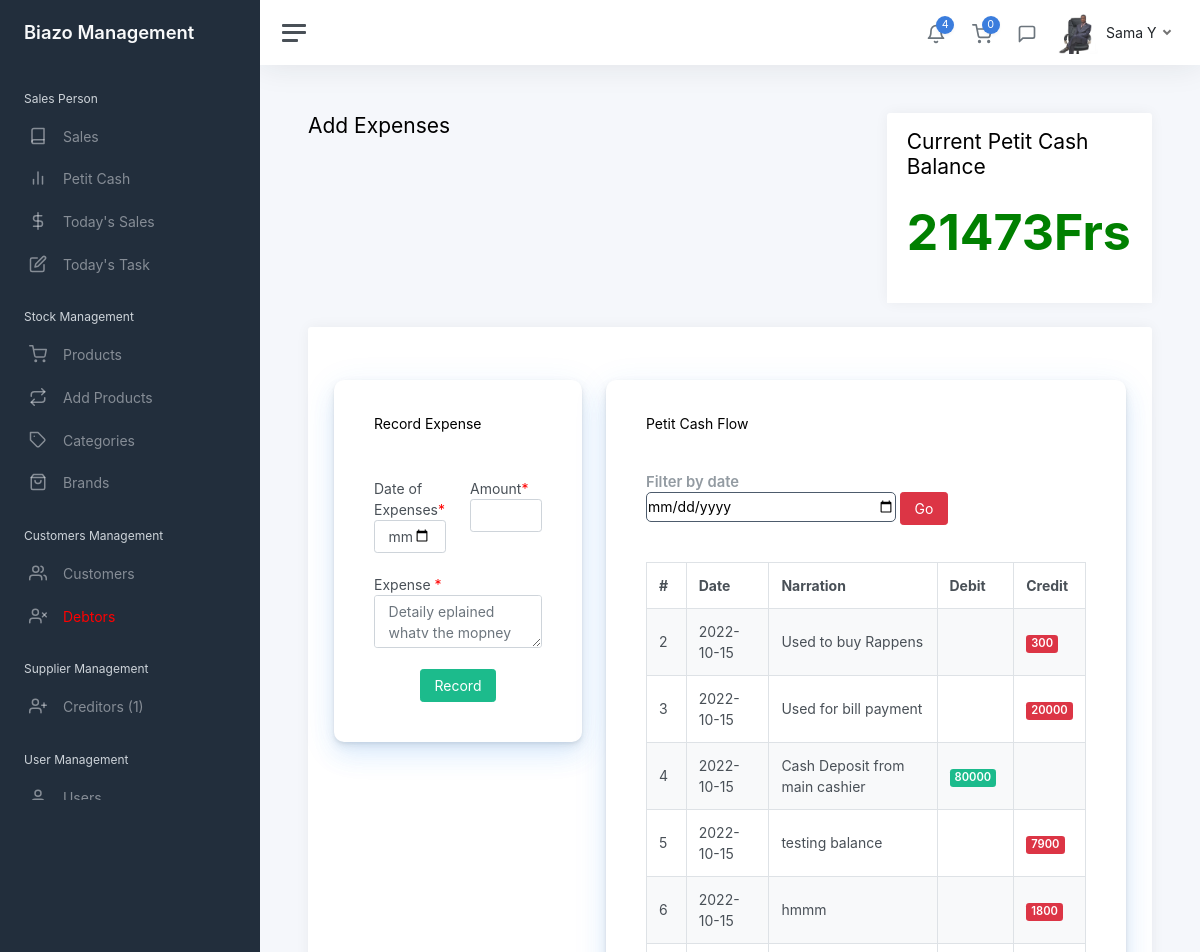
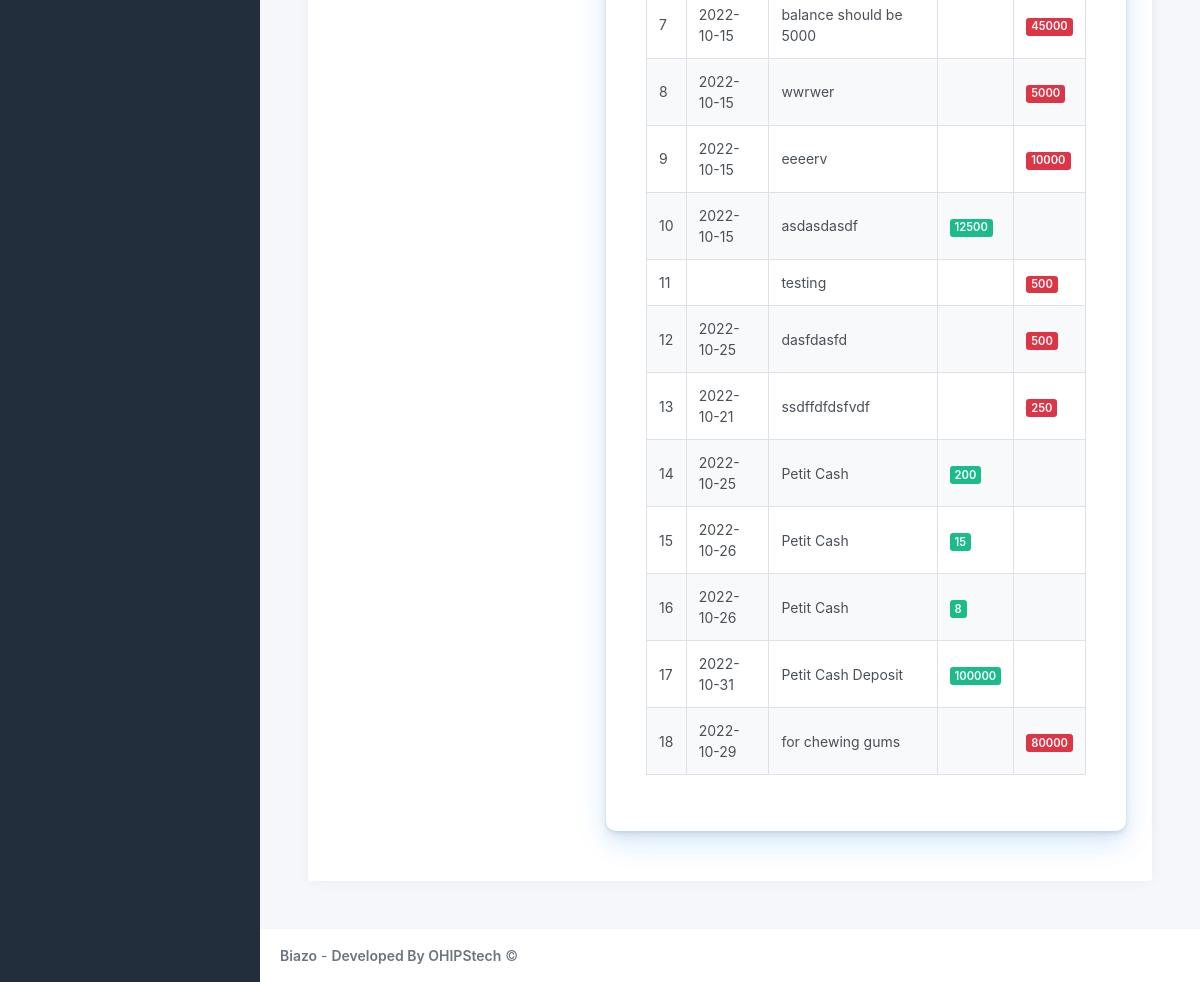
Page /admin/petit_cash.php (signed in) on the committed database (2 pictures, top to bottom).
### tables this page shows
CREATE TABLE `users` (
  `id` int(11) NOT NULL,
  `member_name` varchar(255) NOT NULL,
  `position` varchar(255) NOT NULL,
  `dob` date NOT NULL,
  `country` varchar(255) NOT NULL,
  `gender` varchar(255) NOT NULL,
  `address` varchar(255) NOT NULL,
  `hobbies` varchar(255) NOT NULL,
  `id_no` varchar(255) NOT NULL,
  `start_date` varchar(255) NOT NULL,
  `code` varchar(20) NOT NULL,
  `phone` varchar(20) NOT NULL,
  `image` mediumblob NOT NULL,
  `employee_id` mediumblob NOT NULL,
  `employee_application` varchar(255) NOT NULL,
  `surety_name` varchar(255) NOT NULL,
  `surety_occupation` varchar(255) NOT NULL,
  `surety_phone` varchar(50) NOT NULL,
  `surety_id` varchar(255) NOT NULL,
  `surety_relationship` varchar(50) NOT NULL,
  `surety_address` varchar(50) NOT NULL,
  `surety_agreement` varchar(50) NOT NULL,
  `username` varchar(100) NOT NULL,
  `password` varchar(255) NOT NULL,
  `other` varchar(255) NOT NULL,
  `isUser` int(255) NOT NULL
);

CREATE TABLE `petit_cash` (
  `id` int(11) NOT NULL,
  `exp_date` varchar(255) NOT NULL,
  `exp_amount` varchar(255) NOT NULL,
  `exp_description` varchar(400) NOT NULL,
  `is_debit` varchar(10) NOT NULL,
  `is_credit` varchar(10) NOT NULL,
  `balance` varchar(400) NOT NULL,
  `others` varchar(300) NOT NULL
);

### admin/petit_cash.php (the view, shortened to what this page needs)
<?php
	include "includes/head.php";
	include "includes/sidebar.php";
	include 'database/config2.php';
	if($_GET['filter'] > 0){
		$get_date = $_GET['filter'];
		$memquery = "SELECT * FROM petit_cash WHERE exp_date = '$get_date'";
		$memstmt = $conn->prepare($memquery);
		$memstmt->execute();
		$memnum = $memstmt->rowCount();
	}else{
		$memquery = "SELECT * FROM petit_cash";
		$memstmt = $conn->prepare($memquery);
		$memstmt->execute();
		$memnum = $memstmt->rowCount();
	}
	$is_debit_qry = "SELECT SUM(exp_amount) FROM petit_cash WHERE is_debit=1";
	$is_debit = $conn->prepare($is_debit_qry);
	$is_debit->execute();
	$is_debit_sum = $is_debit->fetch(PDO::FETCH_ASSOC);
	$is_debit_total = $is_debit_sum['SUM(exp_amount)'];
	$is_credit_qry = "SELECT SUM(exp_amount) FROM petit_cash WHERE is_credit=1";
	$is_credit = $conn->prepare($is_credit_qry);
	$is_credit->execute();
	$is_credit_sum = $is_credit->fetch(PDO::FETCH_ASSOC);
	$is_credit_total = $is_credit_sum['SUM(exp_amount)'];
	$balance = $is_debit_total - $is_credit_total;
?>
<main class="content">
	<div class="container-fluid p-0">
		<div class="row">
			<div class="col col-md-4">
				<h1 class="h3 mb-3">Add Expenses</h1>
			</div>
			<div class="col col-md-4">
			</div>
			<div class="col col-md-4">
				<div class="card">
					<div class="card-header">
						<h1 class="h3 mb-3">Current Petit Cash Balance</h1>
						<p style="font-weight:700; font-size:50px; color:green"><?php echo $balance;?>Frs</p>
					</div>
				</div>
			</div>
		</div>
		<div class="row">
			<div class="col-12">
				<div class="card">
					<div class="card-header">
					</div>
					<div class="card-body">
						<div class="container-fluid">
							<div class="row">
								<div class="col col-md-4">
									<div class="homeCard">
										<div class="card-content">
											<div class="card-header"><h5><i class="fas fa-list"></i> Record Expense</h5></div>
											<div class="card-body">
												<form action="includes/server.php" method="POST">
                                                    <div class="row">
                                                        <div class="col col-md-6">
                                                            <label for="exp_date">Date of Expenses<span style="color:red">*</span></label>
                                                            <input type="date" name="ex_pdate" class="form-control" required>
                                                        </div>
                                                        <div class="col col-md-6">
                                                            <label for="exp_amount">Amount<span style="color:red">*</span></label>
                                                            <input type="number" name="exp_amount" class="form-control" required>
                                                        </div>
                                                    </div>
                                                    <br>
													<div class="row">
														<div class="col col-sm-12">
                                                            <label for="exp_description">Expense <span style="color:red">*</span></label>
															<textarea row="" col="" type="text" name="exp_description" placeholder="Detaily eplained whatv the mopney was used for " required class="form-control"></textarea>
														</div>
													</div>
													<br>
													<div class="text-center">
														<button name="create_expense" type="submit" class="btn btn-success">Record</button>
													</div>
												</form>
											</div>
										</div>
									</div>
								</div>
								<div class="col col-md-8">
									<div class="homeCard">
										<div class="card-content">
											<div class="card-header"><h5>Petit Cash Flow</h5></div>
												<div class="card-header">
													<h5 class="card-title mb-0">Filter by date</h5>
													<form action="#" method="GET">
														<input name="filter" type="date" style="border-radius:5px; border:1px solid #4d5b6c; width:250px; height:30px">
														<button type="submit" class="btn btn-danger">Go</button>
													</form>
												</div>
											<div class="card-body">
												<?php
													if($memnum > 0 ){
														echo "
														<table id='table' class='table table-bordered table-striped'>
														<thead>
															<tr>
																<th scope='col'>#</th>
																<th scope='col'>Date</th>
																<th scope='col'>Narration</th>
																<th scope='col'>Debit</th>
																<th scope='col'>Credit</th>
															</tr>
														</thead>
														<tbody>
														";
													}
													while($memrow = $memstmt->fetch(PDO::FETCH_ASSOC)){
														echo "
															<tr>
																<td>{$memrow['id']}</td>
																<td>{$memrow['exp_date']}</td>
																<td>{$memrow['exp_description']}</td>
																<td>";
																	if($memrow['is_debit'] == 1){
																		echo "<span class='badge bg-success'>{$memrow['exp_amount']}</span>";
																	}
														echo   "</td>
																<td>";
																	if($memrow['is_credit'] == 1){
																		echo "<span class='badge bg-danger'>{$memrow['exp_amount']}</span>";
																	}
														echo	"</td>
															</tr>
														";
													}
												?>
													</tbody>
												</table>
											</div>
										</div>
									</div>
								</div>
							</div>
						</div>
					</div>
				</div>
			</div>
		</div>
	</div>
</main>
<?php
	include "includes/footer.php";
?>

### admin/includes/sidebar.php (shortened to what this page needs)
<?php
include 'database/config.php';
$user = $_SESSION['username'];
$query = "SELECT * from users WHERE username = '$user' LIMIT 1";
$result = mysqli_query($conn, $query);
$row = mysqli_fetch_assoc($result);
?>
<div class="wrapper">
		<nav id="sidebar" class="sidebar js-sidebar">
			<div class="sidebar-content js-simplebar">
				<a class="sidebar-brand" href="index.php">
					<span class="align-middle">Biazo Management</span>
				</a>
				<ul class="sidebar-nav">
					<li class="sidebar-header">
						Sales Person
					</li>
					<li class="sidebar-item">
						<a class="sidebar-link" href="index.php?salesresult=">
							<i class="align-middle" data-feather="book"></i> <span class="align-middle">Sales</span>
						</a>
					</li>
					<li class="sidebar-item">
						<a class="sidebar-link" href="petit_cash.php?salesresult=">
							<i class="align-middle" data-feather="bar-chart-2"></i> <span class="align-middle">Petit Cash</span>
						</a>
					</li>
					<li class="sidebar-item">
						<a class="sidebar-link" href="today_sales.php">
							<i class="align-middle" data-feather="dollar-sign"></i> <span class="align-middle">Today's Sales</span>
						</a>
					</li>
					<li class="sidebar-item">
						<a class="sidebar-link" href="todays_task.php">
							<i class="align-middle" data-feather="edit"></i> <span class="align-middle">Today's Task</span>
						</a>
					</li>
					<li class="sidebar-header">
						Stock Management
					</li>
					<li class="sidebar-item">
						<a class="sidebar-link" href="products.php">
							<i class="align-middle" data-feather="shopping-cart"></i> <span class="align-middle">Products</span>
						</a>
					</li>
					<li class="sidebar-item">
						<a class="sidebar-link" href="add_prd.php">
							<i class="align-middle" data-feather="repeat"></i> <span class="align-middle">Add Products</span>
						</a>
					</li>
					<li class="sidebar-item">
						<a class="sidebar-link" href="add_cat.php?result=">
							<i class="align-middle" data-feather="tag"></i> <span class="align-middle">Categories</span>
						</a>
					</li>
					<li class="sidebar-item">
						<a class="sidebar-link" href="add_brands.php?result=">
							<i class="align-middle" data-feather="shopping-bag"></i> <span class="align-middle">Brands</span>
						</a>
					</li>
					<li class="sidebar-header">
						Customers Management
					</li>
					<li class="sidebar-item">
						<a class="sidebar-link" href="customers.php?registration">
							<i class="align-middle" data-feather="users"></i> <span class="align-middle">Customers</span>
						</a>
					</li>
					<?php
						 include 'database/config2.php';
						 $id_query = "SELECT * FROM debtors";
						 $id_stm = $conn->prepare($id_query);
						 $id_stm->execute();
						 $id_D = $id_stm->fetch(PDO::FETCH_ASSOC);
						 $D_H = $id_D['debtor_id'];
					?>
					<li class="sidebar-item">
						<a class="sidebar-link" style="color:red" href="debtors.php?id=<?php echo $D_H;?>">
							<i class="align-middle" data-feather="user-x"></i> <span class="align-middle">Debtors</span>
						</a>
					</li>
					<li class="sidebar-header">
						Supplier Management
					</li>
					<li class="sidebar-item">
						<?php
						$mm = "SELECT * FROM creditors WHERE balance > 0";
						$aa = $conn->prepare($mm);
						$aa->execute();
						$aacount = $aa->rowCount();
						?>
						<a class="sidebar-link" href="add_spply.php">
							<i class="align-middle" data-feather="user-plus"></i> <span class="align-middle">Creditors (<?php echo $aacount; ?>)</span>
						</a>
					</li>
					<li class="sidebar-header">
						User Management
					</li>
					<li class="sidebar-item">
						<a class="sidebar-link" href="users.php">
							<i class="align-middle" data-feather="user"></i> <span class="align-middle">Users</span>
						</a>
					</li>
				</ul>
			</div>
		</nav>
		<div class="main">
			<nav class="navbar navbar-expand navbar-light navbar-bg">
				<a class="sidebar-toggle js-sidebar-toggle">
					<i class="hamburger align-self-center"></i>
				</a>
				<div class="navbar-collapse collapse">
					<ul class="navbar-nav navbar-align">
						<li class="nav-item dropdown">
							<a class="nav-icon dropdown-toggle" href="#" id="alertsDropdown" data-bs-toggle="dropdown">
								<div class="position-relative">
									<i class="align-middle" data-feather="bell"></i>
									<span class="indicator">4</span>
								</div>
							</a>
						</li>
						<?php
						include 'database/config2.php';
						$studentdbq = "SELECT * FROM products WHERE is_cart = 1";
						$statement2 = $conn->prepare($studentdbq);
						$statement2->execute();
						$carcount = $statement2->rowCount();
						?>
						<li class="nav-item dropdown">
							<a class="nav-icon dropdown-toggle" href="#" id="alertsDropdown" data-bs-toggle="dropdown">
								<div class="position-relative">
									<i class="align-middle" data-feather="shopping-cart"></i>
									<span class="indicator"><?php echo $carcount; ?></span>
								</div>
							</a>
						</li>
						<li class="nav-item dropdown">
							<a class="nav-icon dropdown-toggle" href="#" id="messagesDropdown" data-bs-toggle="dropdown">
								<div class="position-relative">
									<i class="align-middle" data-feather="message-square"></i>
								</div>
							</a>
						</li>
						<li class="nav-item dropdown">
							<a class="nav-link dropdown-toggle d-none d-sm-inline-block" href="#" data-bs-toggle="dropdown">
								<img src="img/employee/<?php echo $row['image']?>" class="avatar img-fluid rounded me-1" alt="Charles Hall" /> <span class="text-dark"><?php echo $row['member_name']?></span>
							</a>
						</li>
					</ul>
				</div>
			</nav>

### admin/css/custom.css (style rules this page uses)
.homeCard { background-color: #fff; border-radius: 10px; border: none; position: relative; margin-bottom: 30px; box-shadow: 0 0.46875rem 2.1875rem rgb(45 136 239 / 10%), 0 0.9375rem 1.40625rem rgb(71 157 255 / 10%), 0 0.25rem 0.53125rem rgb(90 97 105 / 12%), 0 0.125rem 0.1875rem rgb(90 97 105 / 10%); padding: 20px; }

### rows in the picture
users: image (picture), member_name "Sama Y"
petit_cash: id "2", exp_date "2022-10-15", exp_description "Used to buy Rappens", exp_amount "300"
petit_cash: id "3", exp_date "2022-10-15", exp_description "Used for bill payment", exp_amount "20000"
petit_cash: id "4", exp_date "2022-10-15", exp_description "Cash Deposit from main cashier", exp_amount "80000"
petit_cash: id "5", exp_date "2022-10-15", exp_description "testing balance", exp_amount "7900"
petit_cash: id "6", exp_date "2022-10-15", exp_description "hmmm", exp_amount "1800"
petit_cash: id "7", exp_date "2022-10-15", exp_description "balance should be 5000", exp_amount "45000"
petit_cash: id "8", exp_date "2022-10-15", exp_description "wwrwer", exp_amount "5000"
petit_cash: id "9", exp_date "2022-10-15", exp_description "eeeerv", exp_amount "10000"
petit_cash: id "10", exp_date "2022-10-15", exp_description "asdasdasdf", exp_amount "12500"
petit_cash: id "11", exp_description "testing", exp_amount "500"
petit_cash: id "12", exp_date "2022-10-25", exp_description "dasfdasfd", exp_amount "500"
petit_cash: id "13", exp_date "2022-10-21", exp_description "ssdffdfdsfvdf", exp_amount "250"
petit_cash: id "14", exp_date "2022-10-25", exp_description "Petit Cash", exp_amount "200"
petit_cash: id "15", exp_date "2022-10-26", exp_description "Petit Cash", exp_amount "15"
petit_cash: id "16", exp_date "2022-10-26", exp_description "Petit Cash", exp_amount "8"
petit_cash: id "17", exp_date "2022-10-31", exp_description "Petit Cash Deposit", exp_amount "100000"
petit_cash: id "18", exp_date "2022-10-29", exp_description "for chewing gums", exp_amount "80000"

### other values in the picture
$aacount "1"
$carcount "0"
$balance "21473"
